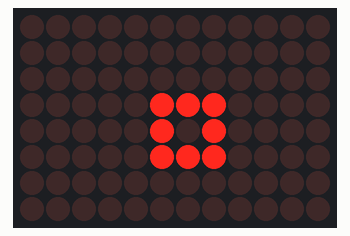
This sketch was run on a simulated Arduino Uno R4 WiFi. Shown: 12×8 LED matrix. Random numbers use the default seed unless the sketch sets one; what the sketch prints to the serial monitor is not drawn.

Above: at 1.6 s.
At 3.8 s:
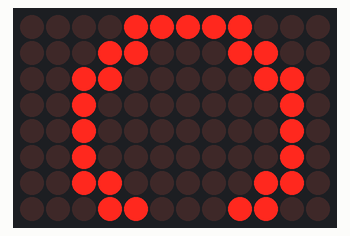
At 5.6 s:
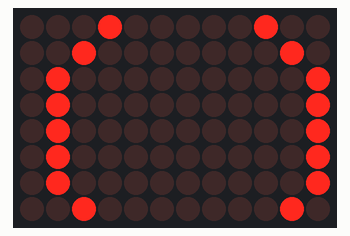
At 9.81 s:
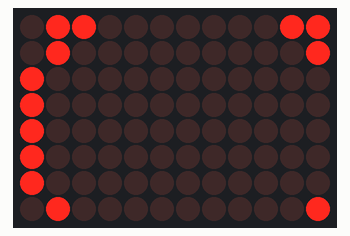
At 20.77 s:
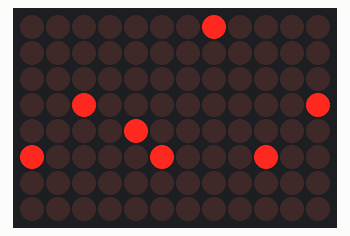
At 39.89 s:
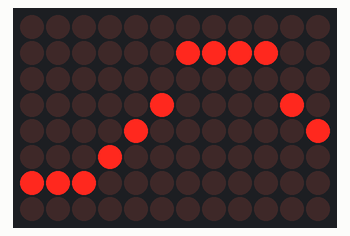

The sketch:

led_matrix_fun_patterns.ino
```cpp
/*
  Arduino R4 WiFi - 楽しいLEDマトリックスパターン
  2025年5月10日にKokiさん用に作成

  このスケッチは、Arduino UNO R4 WiFiボードの内蔵12x8 LEDマトリックスで
  様々な面白いパターンを表示するものです。パターンは自動的に切り替わります。

  特徴:
  - 滑らかな遷移を持つ5つの興味深いパターン
  - 最大の視覚効果のために完全なLEDマトリックスを活用
  - アニメーション、波の効果、パーティクルシステムなどを含む

  ハードウェア:
  - Arduino UNO R4 WiFi（内蔵12x8 LEDマトリックス付き）
*/

#include "Arduino_LED_Matrix.h"

ArduinoLEDMatrix matrix;

// LEDマトリックス用のフレームバッファ
uint8_t frame[8][12] = {
  {0, 0, 0, 0, 0, 0, 0, 0, 0, 0, 0, 0},
  {0, 0, 0, 0, 0, 0, 0, 0, 0, 0, 0, 0},
  {0, 0, 0, 0, 0, 0, 0, 0, 0, 0, 0, 0},
  {0, 0, 0, 0, 0, 0, 0, 0, 0, 0, 0, 0},
  {0, 0, 0, 0, 0, 0, 0, 0, 0, 0, 0, 0},
  {0, 0, 0, 0, 0, 0, 0, 0, 0, 0, 0, 0},
  {0, 0, 0, 0, 0, 0, 0, 0, 0, 0, 0, 0},
  {0, 0, 0, 0, 0, 0, 0, 0, 0, 0, 0, 0}
};

// パターンモード変数
int currentPattern = 0;
const int totalPatterns = 5; // パターンの総数
unsigned long lastPatternChange = 0;
const unsigned long patternDuration = 10000; // パターンごとに10秒

// パーティクルシステム変数（パターン3用）
const int MAX_PARTICLES = 8;
int particleX[MAX_PARTICLES];
int particleY[MAX_PARTICLES];
int particleVelocityX[MAX_PARTICLES];
int particleVelocityY[MAX_PARTICLES];
bool particleActive[MAX_PARTICLES];

// 波効果変数（パターン4用）
float wavePhase = 0.0;

// スパイラルアニメーション変数（パターン5用）
int spiralX = 6;
int spiralY = 4;
int spiralRadius = 0;
int spiralDirection = 1;

void setup() {
  Serial.begin(9600);
  delay(1500); // シリアル接続のための短い遅延

  // LEDマトリックスの初期化
  matrix.begin();

  // ウェルカムメッセージを表示
  Serial.println("Arduino R4 WiFi - 楽しいLEDマトリックスパターン");
  Serial.println("パターンは10秒ごとに自動的に切り替わります");

  // パターン3用のパーティクルを初期化
  initializeParticles();
}

void loop() {
  // パターンを変更する時間かどうかをチェック
  if (millis() - lastPatternChange > patternDuration) {
    currentPattern = (currentPattern + 1) % totalPatterns;
    lastPatternChange = millis();

    // パターン固有の変数をリセット
    clearFrame();

    // パターン3に切り替える場合、パーティクルを初期化
    if (currentPattern == 2) {
      initializeParticles();
    }

    // 現在のパターン情報を表示
    Serial.print("パターンを変更: ");
    Serial.println(currentPattern + 1);
  }

  // 現在のパターンを実行
  switch (currentPattern) {
    case 0:
      // パターン1: 拡大・縮小する円
      patternExpandingCircles();
      break;
    case 1:
      // パターン2: 雨の効果
      patternRain();
      break;
    case 2:
      // パターン3: 跳ねるパーティクル
      patternParticles();
      break;
    case 3:
      // パターン4: 波の効果
      patternWave();
      break;
    case 4:
      // パターン5: スパイラルアニメーション
      patternSpiral();
      break;
  }

  // LEDマトリックスを更新
  displayFrame();

  // アニメーション速度を制御するための小さな遅延
  delay(100);
}

// フレームバッファをクリアするユーティリティ関数
void clearFrame() {
  for (int y = 0; y < 8; y++) {
    for (int x = 0; x < 12; x++) {
      frame[y][x] = 0;
    }
  }
}

// フレームをLEDマトリックスに表示するユーティリティ関数
void displayFrame() {
  matrix.renderBitmap(frame, 8, 12);
}

// パターン1: 拡大・縮小する円
void patternExpandingCircles() {
  clearFrame();

  // 時間に基づいて円の半径を計算
  static unsigned long lastUpdate = 0;
  static int radius = 0;
  static int radiusDirection = 1;

  if (millis() - lastUpdate > 150) {
    radius += radiusDirection;

    // 最小または最大半径に達したときに方向を変更
    if (radius >= 8 || radius <= 0) {
      radiusDirection *= -1;
    }

    lastUpdate = millis();
  }

  // マトリックスの中心に円を描画
  drawCircle(6, 4, radius);
}

// LEDマトリックスに円を描画
void drawCircle(int centerX, int centerY, int radius) {
  // シンプルな円描画アルゴリズム
  for (int y = 0; y < 8; y++) {
    for (int x = 0; x < 12; x++) {
      // 中心からの距離を計算
      float distance = sqrt(pow(x - centerX, 2) + pow(y - centerY, 2));

      // 円の縁にあるピクセルを点灯
      if (distance >= radius - 0.5 && distance < radius + 0.5) {
        frame[y][x] = 1;
      }
    }
  }
}

// パターン2: 雨の効果
void patternRain() {
  // すべてを1ピクセル下に移動
  for (int y = 7; y > 0; y--) {
    for (int x = 0; x < 12; x++) {
      frame[y][x] = frame[y-1][x];
    }
  }

  // 最上行に新しい雨粒を生成
  for (int x = 0; x < 12; x++) {
    // 雨粒を作成するランダムな確率
    frame[0][x] = (random(100) < 15) ? 1 : 0;
  }
}

// パーティクルシステム用のパーティクルを初期化
void initializeParticles() {
  for (int i = 0; i < MAX_PARTICLES; i++) {
    particleX[i] = random(12);
    particleY[i] = random(8);
    particleVelocityX[i] = random(3) - 1; // -1, 0, または 1
    particleVelocityY[i] = random(3) - 1; // -1, 0, または 1

    // パーティクルが静止していないことを確認
    if (particleVelocityX[i] == 0 && particleVelocityY[i] == 0) {
      particleVelocityX[i] = 1;
    }

    particleActive[i] = true;
  }
}

// パターン3: 跳ねるパーティクル
void patternParticles() {
  clearFrame();

  // パーティクルの位置を更新
  for (int i = 0; i < MAX_PARTICLES; i++) {
    if (particleActive[i]) {
      // 位置の更新
      particleX[i] += particleVelocityX[i];
      particleY[i] += particleVelocityY[i];

      // 壁からの跳ね返り
      if (particleX[i] < 0 || particleX[i] >= 12) {
        particleVelocityX[i] *= -1;
        particleX[i] += particleVelocityX[i];
      }

      if (particleY[i] < 0 || particleY[i] >= 8) {
        particleVelocityY[i] *= -1;
        particleY[i] += particleVelocityY[i];
      }

      // パーティクルを描画
      if (particleX[i] >= 0 && particleX[i] < 12 &&
          particleY[i] >= 0 && particleY[i] < 8) {
        frame[particleY[i]][particleX[i]] = 1;
      }
    }
  }
}

// パターン4: 波の効果
void patternWave() {
  clearFrame();

  // 波のフェーズを更新
  wavePhase += 0.2;

  // 波を描画
  for (int x = 0; x < 12; x++) {
    // サイン波を使用してY位置を計算
    int y = 4 + sin(wavePhase + x * 0.5) * 3;

    // Yが範囲内にあることを確認
    if (y >= 0 && y < 8) {
      frame[y][x] = 1;
    }
  }
}

// パターン5: スパイラルアニメーション
void patternSpiral() {
  static unsigned long lastUpdate = 0;
  static int angle = 0;

  if (millis() - lastUpdate > 100) {
    clearFrame();

    // 角度を更新
    angle = (angle + 15) % 360;

    // 時々半径を更新
    if (angle % 120 == 0) {
      spiralRadius = (spiralRadius + spiralDirection) % 8;
      if (spiralRadius <= 0 || spiralRadius >= 7) {
        spiralDirection *= -1;
      }
    }

    // スパイラルに沿って複数のポイントを描画
    for (int i = 0; i < 12; i++) {
      int pointAngle = (angle + i * 30) % 360;
      float radians = pointAngle * PI / 180.0;

      int x = spiralX + cos(radians) * spiralRadius;
      int y = spiralY + sin(radians) * (spiralRadius * 0.7); // LEDマトリックスのアスペクト比を調整

      // 範囲内の場合描画
      if (x >= 0 && x < 12 && y >= 0 && y < 8) {
        frame[y][x] = 1;
      }
    }

    lastUpdate = millis();
  }
}
```
